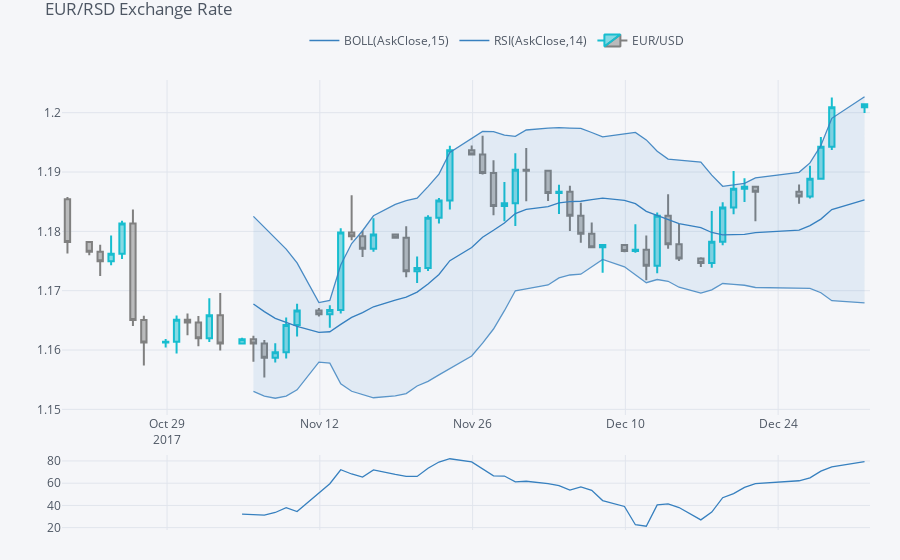

Write notebook code for a chart like this one.
### Code cell
plyo.iplot(qf.iplot(asFigure=True),
           # image='png',
           filename='qf_03')
